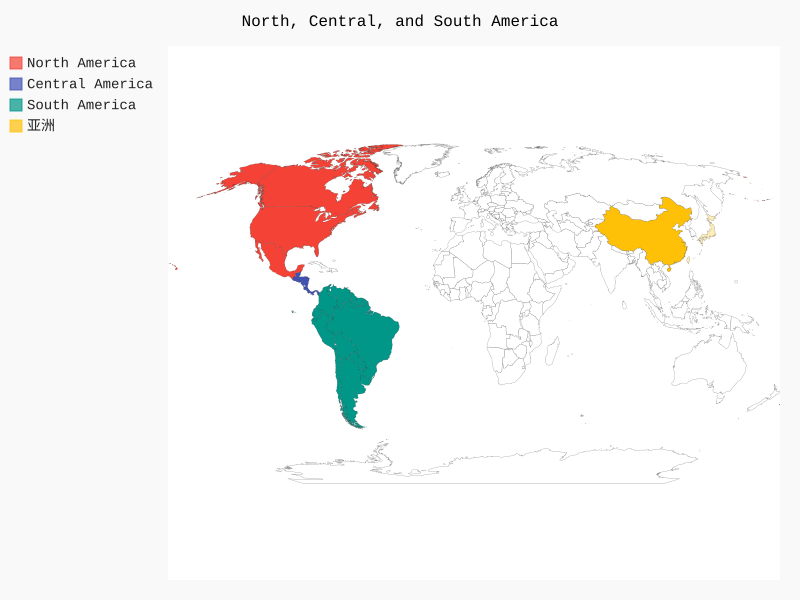

Recreate this plot in Python.
import pygal.maps.world

wm = pygal.maps.world.World()

wm.title = 'North, Central, and South America'

wm.add('North America', ['ca', 'mx', 'us'])
wm.add('Central America', ['bz', 'cr', 'gt', 'hn', 'ni', 'pa', 'sv'])
wm.add('South America', ['ar', 'bo', 'br', 'cl', 'co', 'ec', 'gf', 'gy', 'pe', 'py', 'sr', 'uy', 've'])
wm.add('亚洲', {'cn' : 12348966, 'jp' : 1694, 'tw' : 126})

wm.render_to_file('americas.svg')
